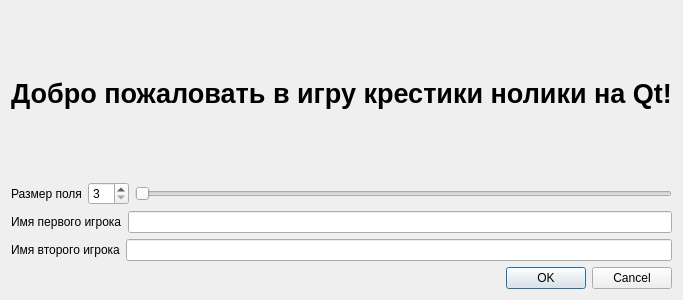
<?xml version="1.0" encoding="UTF-8"?>
<ui version="4.0">
 <class>Dialog</class>
 <widget class="QDialog" name="Dialog">
  <property name="geometry">
   <rect>
    <x>0</x>
    <y>0</y>
    <width>400</width>
    <height>300</height>
   </rect>
  </property>
  <property name="windowTitle">
   <string>Dialog</string>
  </property>
  <layout class="QVBoxLayout" name="verticalLayout">
   <item>
    <widget class="QLabel" name="welcome_label">
     <property name="text">
      <string>Добро пожаловать в игру крестики нолики на Qt!</string>
     </property>
     <property name="font">
       <font>
        <pointsize>20</pointsize>
        <bold>true</bold>
       </font>
     </property>
     <property name="alignment">
      <set>Qt::AlignCenter</set>
     </property>
    </widget>
   </item>
   <item>
    <layout class="QHBoxLayout" name="layout_field_size">
     <item>
      <widget class="QLabel" name="label_field_size">
       <property name="text">
        <string>Размер поля</string>
       </property>
      </widget>
     </item>
     <item>
      <widget class="QSpinBox" name="field_size">
       <property name="minimum">
        <number>3</number>
       </property>
       <property name="maximum">
        <number>10</number>
       </property>
      </widget>
     </item>
     <item>
      <widget class="QSlider" name="slider_field_size">
       <property name="minimum">
        <number>3</number>
       </property>
       <property name="maximum">
        <number>10</number>
       </property>
       <property name="orientation">
        <enum>Qt::Horizontal</enum>
       </property>
      </widget>
     </item>
    </layout>
   </item>
   <item>
    <layout class="QHBoxLayout" name="layout_first_player">
     <item>
      <widget class="QLabel" name="label_first_player">
       <property name="text">
        <string>Имя первого игрока</string>
       </property>
      </widget>
     </item>
     <item>
      <widget class="QLineEdit" name="first_player"/>
     </item>
    </layout>
   </item>
   <item>
    <layout class="QHBoxLayout" name="layout_second_player">
     <item>
      <widget class="QLabel" name="label_second_player">
       <property name="text">
        <string>Имя второго игрока</string>
       </property>
      </widget>
     </item>
     <item>
      <widget class="QLineEdit" name="second_player"/>
     </item>
    </layout>
   </item>
   <item>
    <widget class="QDialogButtonBox" name="buttonBox">
     <property name="orientation">
      <enum>Qt::Horizontal</enum>
     </property>
     <property name="standardButtons">
      <set>QDialogButtonBox::Cancel|QDialogButtonBox::Ok</set>
     </property>
    </widget>
   </item>
  </layout>
 </widget>
 <resources/>
 <connections>
  <connection>
   <sender>buttonBox</sender>
   <signal>accepted()</signal>
   <receiver>Dialog</receiver>
   <slot>accept()</slot>
   <hints>
    <hint type="sourcelabel">
     <x>248</x>
     <y>254</y>
    </hint>
    <hint type="destinationlabel">
     <x>157</x>
     <y>274</y>
    </hint>
   </hints>
  </connection>
  <connection>
   <sender>buttonBox</sender>
   <signal>rejected()</signal>
   <receiver>Dialog</receiver>
   <slot>reject()</slot>
   <hints>
    <hint type="sourcelabel">
     <x>316</x>
     <y>260</y>
    </hint>
    <hint type="destinationlabel">
     <x>286</x>
     <y>274</y>
    </hint>
   </hints>
  </connection>
  <connection>
   <sender>field_size</sender>
   <signal>valueChanged(int)</signal>
   <receiver>slider_field_size</receiver>
   <slot>setValue(int)</slot>
   <hints>
    <hint type="sourcelabel">
     <x>105</x>
     <y>102</y>
    </hint>
    <hint type="destinationlabel">
     <x>260</x>
     <y>102</y>
    </hint>
   </hints>
  </connection>
  <connection>
   <sender>slider_field_size</sender>
   <signal>valueChanged(int)</signal>
   <receiver>field_size</receiver>
   <slot>setValue(int)</slot>
   <hints>
    <hint type="sourcelabel">
     <x>260</x>
     <y>102</y>
    </hint>
    <hint type="destinationlabel">
     <x>105</x>
     <y>102</y>
    </hint>
   </hints>
  </connection>
 </connections>
</ui>
